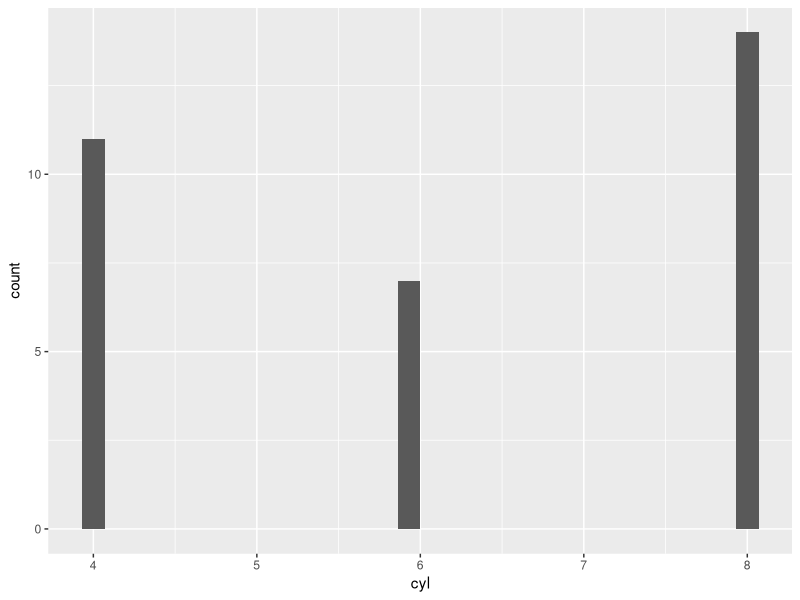

Recreate this plot in R.
library(dplyr)
library(ggplot2)
library(datasets)

glimpse(mtcars)
str(mtcars)
rownames(mtcars)
mtcars$model = rownames(mtcars)

first <- mtcars %>% slice(1:20)
second <- mtcars %>% slice(10:35)

## getting the common rows from the first and second datasets
comm_rows <- intersect(first, second) %>% 
  select(model, mpg,cyl) %>%
  arrange(desc(cyl),desc(mpg))

comm_rows
## Combining both first and second data sets
uc <- union(first, second) %>% 
  select(model, mpg,cyl) %>%
  arrange(desc(cyl),desc(mpg)) 

## Getting the difference for first dataset from second dataset
setdiff(first,second) %>% 
  select(model, mpg,cyl) %>%
  arrange(desc(cyl),desc(mpg)) %>%
  group_by(cyl) %>%
  summarise(n())

ggplot(uc,aes(cyl))+geom_histogram()
